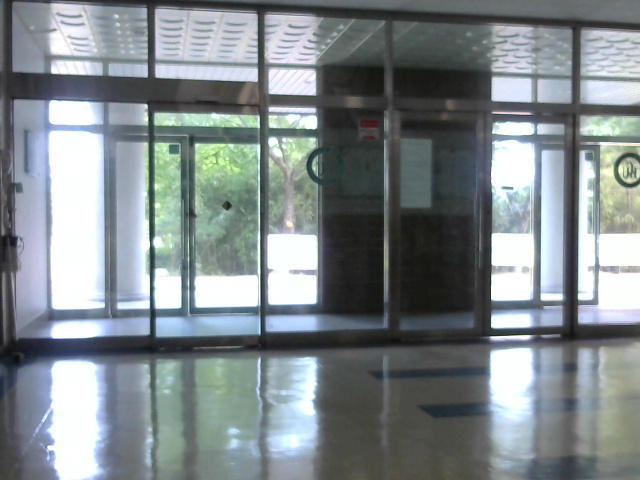
//> input picture whereAmI/OH/idx3_camera3.jpg, 640 x 480 px
$ ./slant_correction   (built with g++ and OpenCV 4)
//> lines starting //> are read from the running program, lines starting //| are printed output that depends on the picture; after the words box and inside, x2 and y2 are one past the last pixel; in counts of white or black regions, pixels touching at a corner belong together
#include <opencv.hpp>
#include <opencv2\opencv.hpp>

using namespace cv;
using namespace std;

void hough_transform(Mat& im, Mat& orig, double* skew);
Mat preprocess1(Mat& im);
Mat preprocess2(Mat& im);
Mat rot(Mat& im, double thetaRad);

/*
void hough_transform(Mat& im, Mat& orig, double* skew)
{
	double max_r = sqrt(pow(.5*im.cols, 2) + pow(.5*im.rows, 2));
	int angleBins = 180;
	Mat acc = Mat::zeros(Size(2 * max_r, angleBins), CV_32SC1);
	int cenx = im.cols / 2;
	int ceny = im.rows / 2;
	for (int x = 1; x<im.cols - 1; x++)
	{
		for (int y = 1; y<im.rows - 1; y++)
		{
			if (im.at<uchar>(y, x) == 255)		// edge 검출
			{
				for (int t = 0; t<angleBins; t++)
				{
					double r = (x - cenx)*cos((double)t / angleBins*CV_PI) + (y - ceny)*sin((double)t / angleBins*CV_PI);
					r += max_r;
					acc.at<int>(t, int(r))++;
				}
			}
		}
	}
	Mat thresh;
	normalize(acc, acc, 255, 0, NORM_MINMAX);
	convertScaleAbs(acc, acc);
	/*debug
	Mat cmap;
	applyColorMap(acc,cmap,COLORMAP_JET);
	imshow("cmap",cmap);
	imshow("acc",acc);
	/* 원래 코드
	Point maxLoc;
	minMaxLoc(acc, 0, 0, 0, &maxLoc);	// 가장 뚜렷한 직선값

	Point maxLoc, minLoc;
	minMaxLoc(acc, 0, 0, &minLoc, &maxLoc);	// 가장 뚜렷한 직선값

	cout << "minLoc(x, y) : " << minLoc.x << ", " << minLoc.y << endl;
	cout << "maxLoc(x, y) : " << maxLoc.x << ", " << maxLoc.y << endl;
	double theta = (double)maxLoc.y / angleBins*CV_PI;	// 영상 센터 좌표의 y축을 기준으로 한 각도
	cout << "theta : " << theta << endl;
	//double rho = maxLoc.x - max_r;		// 원점~영상 센터 좌표까지의 거리
	double rho = -maxLoc.x + max_r;		// 원점~영상 센터 좌표까지의 거리

	cout << "rho : " << rho << endl;
	printf("abs(sin(theta)) : %f\n", abs(sin(theta)));
	printf("abs(cos(theta)) : %f\n", abs(cos(theta)));

	cout << "abs(sin(theta)) : " << abs(sin(theta)) << endl;
	cout << "abs(cos(theta)) : " << abs(cos(theta)) << endl;

	if (abs(sin(theta))<0.000001)//check vertical    <0.000001
	{
		cout << "detecting vertical" << endl;
		cout << abs(sin(theta)) << endl;
		cout << abs(cos(theta)) << endl;
		//when vertical, line equation becomes
		//x = rho
		double m = -cos(theta) / sin(theta);
		double b = rho / sin(theta) + im.rows / 2. - m*im.cols / 2.;
		Point2d p1 = Point2d(rho + im.cols / 2, 0);
		Point2d p2 = Point2d(rho + im.cols / 2, im.rows);
		line(orig, p1, p2, Scalar(0, 0, 255), 1);
		double skewangle;
		skewangle = p1.x - p2.x>0 ? (atan2(p1.y - p2.y, p1.x - p2.x)*180. / CV_PI) : (atan2(p2.y - p1.y, p2.x - p1.x)*180. / CV_PI);
		*skew = skewangle;
		cout << "skew angle " << skewangle << endl;
		/*
		double m = -cos(theta) / sin(theta);
		Point2d p1 = Point2d(rho + im.cols / 2, 0);
		Point2d p2 = Point2d(rho + im.cols / 2, im.rows);
		line(orig, p1, p2, Scalar(0, 0, 255), 1);
		*skew = 90;
		cout << "skew angle " << " 90" << endl;

	}
	else if (rho * theta > 0){	// 수직 (y축)에 가까운 선 검출
		//convert normal form back to slope intercept form
		//y = mx + b
		double m = sin(theta) / cos(theta);	// 세로선
		double b = rho / sin(theta) + im.rows / 2. - m*im.cols / 2.;
		Point2d p1 = Point2d(0, b);
		Point2d p2 = Point2d(im.cols, im.cols*m + b);
		line(orig, p1, p2, Scalar(0, 0, 255), 1);
		double skewangle;
		skewangle = p1.x - p2.x>0 ? -(atan2(p1.x - p2.x, p1.y - p2.y)*180. / CV_PI) : -(atan2(p1.x - p2.x, p1.y - p2.y)*180. / CV_PI);	// 세로선
		*skew = skewangle;
		cout << "skew angle " << skewangle << endl;
	}
	else // 수평 (x축)에 가까운 선 검출
	{
		cout << "detecting horizontal" << endl;
		cout << abs(sin(theta)) << endl;
		cout << abs(cos(theta)) << endl;
		//convert normal form back to slope intercept form
		//y = mx + b
		double m = -cos(theta) / sin(theta);	// 가로선
		double b = rho / sin(theta) + im.rows / 2. - m*im.cols / 2.;
		Point2d p1 = Point2d(0, b);
		Point2d p2 = Point2d(im.cols, im.cols*m + b);
		line(orig, p1, p2, Scalar(0, 0, 255), 1);
		double skewangle;
		skewangle = p1.x - p2.x>0 ? (atan2(p1.y - p2.y, p1.x - p2.x)*180. / CV_PI) : (atan2(p2.y - p1.y, p2.x - p1.x)*180. / CV_PI);
		//skewangle = p1.x - p2.x>0 ? -(atan2(p1.x - p2.x, p1.y - p2.y)*180. / CV_PI) : -(atan2(p1.x - p2.x, p1.y - p2.y)*180. / CV_PI);	// 세로선
		*skew = skewangle;
		cout << "skew angle " << skewangle << endl;
	}

	if (*skew >= 10)
	{
		*skew = 0;
	}
	imshow("orig", orig);
}
*/

void hough_transform(Mat& im, Mat& orig, double* skew)
{
	double max_r = sqrt(pow(.5*im.cols, 2) + pow(.5*im.rows, 2));
	int angleBins = 180;
	Mat acc = Mat::zeros(Size(2 * max_r, angleBins), CV_32SC1);
	int cenx = im.cols / 2;
	int ceny = im.rows / 2;
	for (int x = 1; x<im.cols - 1; x++)
	{
		for (int y = 1; y<im.rows - 1; y++)
		{
			if (im.at<uchar>(y, x) == 255)		// edge 검출
			{
				for (int t = 0; t<angleBins; t++)
				{
					double r = (x - cenx)*cos((double)t / angleBins*CV_PI) + (y - ceny)*sin((double)t / angleBins*CV_PI);
					r += max_r;
					acc.at<int>(t, int(r))++;
				}
			}
		}
	}
	Mat thresh;
	normalize(acc, acc, 255, 0, NORM_MINMAX);
	convertScaleAbs(acc, acc);
	// [9 lines of commented-out code are left out]
	Point maxLoc, minLoc;
	minMaxLoc(acc, 0, 0, &minLoc, &maxLoc);	// 가장 뚜렷한 직선값

	cout << "minLoc(x, y) : " << minLoc.x << ", " << minLoc.y << endl;
	cout << "maxLoc(x, y) : " << maxLoc.x << ", " << maxLoc.y << endl;
	double theta = (double)maxLoc.y / angleBins*CV_PI;	// 영상 센터 좌표의 y축을 기준으로 한 각도
	cout << "theta : " << theta << endl;
	//double rho = maxLoc.x - max_r;		// 원점~영상 센터 좌표까지의 거리
	double rho = -maxLoc.x + max_r;		// 원점~영상 센터 좌표까지의 거리

	cout << "rho : " << rho << endl;
	printf("abs(sin(theta)) : %f\n", abs(sin(theta)));
	printf("abs(cos(theta)) : %f\n", abs(cos(theta)));

	cout << "abs(sin(theta)) : " << abs(sin(theta)) << endl;
	cout << "abs(cos(theta)) : " << abs(cos(theta)) << endl;

	if (abs(sin(theta))<0.000001)//check vertical    <0.000001
	{
		cout << "detecting vertical" << endl;
		cout << abs(sin(theta)) << endl;
		cout << abs(cos(theta)) << endl;
		//when vertical, line equation becomes
		//x = rho
		double m = -cos(theta) / sin(theta);
		double b = rho / sin(theta) + im.rows / 2. - m*im.cols / 2.;
		Point2d p1 = Point2d(rho + im.cols / 2, 0);
		Point2d p2 = Point2d(rho + im.cols / 2, im.rows);
		line(orig, p1, p2, Scalar(0, 0, 255), 1);
		double skewangle;
		skewangle = p1.x - p2.x>0 ? (atan2(p1.y - p2.y, p1.x - p2.x)*180. / CV_PI) : (atan2(p2.y - p1.y, p2.x - p1.x)*180. / CV_PI);
		*skew = skewangle;
		cout << "skew angle " << skewangle << endl;
		// [8 lines of commented-out code are left out]
	}
	else if (rho * theta > 0){	// 수직 (y축)에 가까운 선 검출
		//convert normal form back to slope intercept form
		//y = mx + b
		double m = sin(theta) / cos(theta);	// 세로선
		double b = rho / sin(theta) + im.rows / 2. - m*im.cols / 2.;
		Point2d p1 = Point2d(0, b);
		Point2d p2 = Point2d(im.cols, im.cols*m + b);
		line(orig, p1, p2, Scalar(0, 0, 255), 1);
		double skewangle;
		skewangle = p1.x - p2.x>0 ? -(atan2(p1.x - p2.x, p1.y - p2.y)*180. / CV_PI) : -(atan2(p1.x - p2.x, p1.y - p2.y)*180. / CV_PI);	// 세로선
		*skew = skewangle;
		cout << "skew angle " << skewangle << endl;
	}
	else // 수평 (x축)에 가까운 선 검출
	{
		cout << "detecting horizontal" << endl;
		cout << abs(sin(theta)) << endl;
		cout << abs(cos(theta)) << endl;
		//convert normal form back to slope intercept form
		//y = mx + b
		double m = -cos(theta) / sin(theta);	// 가로선
		double b = rho / sin(theta) + im.rows / 2. - m*im.cols / 2.;
		Point2d p1 = Point2d(0, b);
		Point2d p2 = Point2d(im.cols, im.cols*m + b);
		line(orig, p1, p2, Scalar(0, 0, 255), 1);
		double skewangle;
		skewangle = p1.x - p2.x>0 ? (atan2(p1.y - p2.y, p1.x - p2.x)*180. / CV_PI) : (atan2(p2.y - p1.y, p2.x - p1.x)*180. / CV_PI);
		//skewangle = p1.x - p2.x>0 ? -(atan2(p1.x - p2.x, p1.y - p2.y)*180. / CV_PI) : -(atan2(p1.x - p2.x, p1.y - p2.y)*180. / CV_PI);	// 세로선
		*skew = skewangle + 1.0f;
		cout << "skew angle " << *skew << endl;
	}

	if (*skew >= 90 && *skew < 180)
	{
		//convert normal form back to slope intercept form
		//y = mx + b
		double m = sin(theta) / cos(theta);	// 세로선
		double b = rho / sin(theta) + im.rows / 2. - m*im.cols / 2.;
		Point2d p1 = Point2d(0, b);
		Point2d p2 = Point2d(im.cols, im.cols*m + b);
		line(orig, p1, p2, Scalar(0, 0, 255), 1);
		double skewangle;
		//skewangle = p1.x - p2.x>0 ? -(atan2(p1.x - p2.x, p1.y - p2.y)*180. / CV_PI) : -(atan2(p1.x - p2.x, p1.y - p2.y)*180. / CV_PI);	// 세로선
		skewangle = *skew - 90.0f;

		*skew = skewangle;
		cout << "skew angle " << skewangle << endl;
	}
	else if (*skew >= 180)
	{
		*skew = 0;
	}
	imshow("orig", orig);
}

// [24 lines left out: function preprocess1, not called in this run]

Mat preprocess2(Mat& im)
{
	// 1) assume white on black and does local thresholding
	// 2) only allow voting top is white and buttom is black(buttom text line)
	Mat thresh;
	//thresh=255-im;
	thresh = im.clone();
	adaptiveThreshold(thresh, thresh, 255, CV_ADAPTIVE_THRESH_GAUSSIAN_C, THRESH_BINARY, 15, -2);
	Mat ret = Mat::zeros(im.size(), CV_8UC1);
	for (int x = 1; x<thresh.cols - 1; x++)
	{
		for (int y = 1; y<thresh.rows - 1; y++)
		{
			bool toprowblack = thresh.at<uchar>(y - 1, x) == 0 || thresh.at<uchar>(y - 1, x - 1) == 0 || thresh.at<uchar>(y - 1, x + 1) == 0;
			bool belowrowblack = thresh.at<uchar>(y + 1, x) == 0 || thresh.at<uchar>(y + 1, x - 1) == 0 || thresh.at<uchar>(y + 1, x + 1) == 0;

			uchar pix = thresh.at<uchar>(y, x);
			if ((!toprowblack && pix == 255 && belowrowblack))
			{
				ret.at<uchar>(y, x) = 255;
			}
		}
	}
	return ret;
}
Mat rot(Mat& im, double thetaRad)
{
	cv::Mat rotated;
	double rskew = thetaRad* CV_PI / 180;
	double nw = abs(sin(thetaRad))*im.rows + abs(cos(thetaRad))*im.cols;
	double nh = abs(cos(thetaRad))*im.rows + abs(sin(thetaRad))*im.cols;
	cv::Mat rot_mat = cv::getRotationMatrix2D(Point2d(nw*.5, nh*.5), thetaRad * 180 / CV_PI, 1);
	Mat pos = Mat::zeros(Size(1, 3), CV_64FC1);
	pos.at<double>(0) = (nw - im.cols)*.5;
	pos.at<double>(1) = (nh - im.rows)*.5;
	Mat res = rot_mat*pos;
	rot_mat.at<double>(0, 2) += res.at<double>(0);
	rot_mat.at<double>(1, 2) += res.at<double>(1);
	cv::warpAffine(im, rotated, rot_mat, Size(nw, nh), cv::INTER_LANCZOS4);
	return rotated;
}

int main(int argc, char** argv)
{
	string src = "OH\\idx3_camera3.jpg";
	Mat im = imread(src);
//> im is the input picture: 480 rows x 640 cols, CV_8UC3; mean B, G, R 139.6, 136.6, 128.4
	Mat gray;
	cvtColor(im, gray, CV_BGR2GRAY);
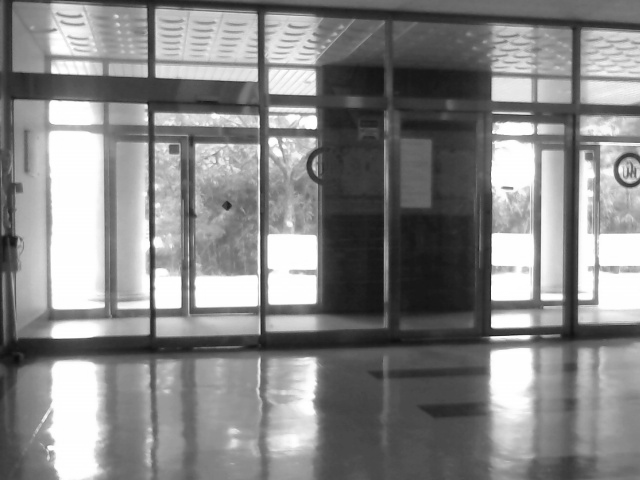
//> gray: 480 rows x 640 cols, CV_8UC1; min 12, max 255, mean 134.5

	Mat preprocessed = preprocess2(gray);
//> in preprocess2, `adaptiveThreshold(thresh, thresh, 255, CV_ADAPTIVE_THRESH_GAUSSIAN_C, ..`:
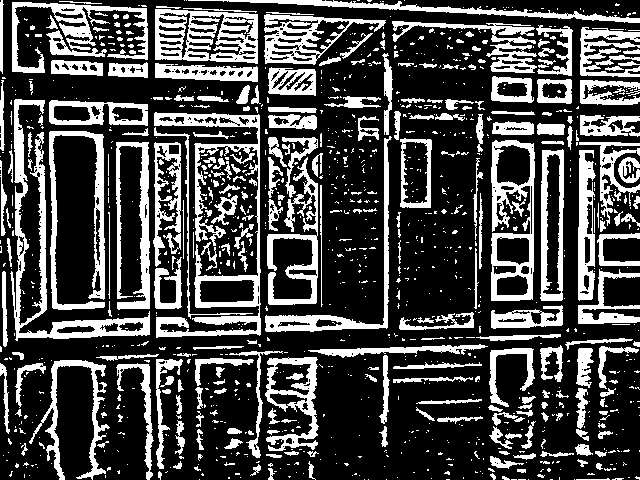
//> thresh: 480 rows x 640 cols, CV_8UC1; 28.2% white; 1153 white regions (879 under 20 px), largest, box (x1, y1, x2, y2) and area: (154, 112, 261, 338) 5018, (10, 99, 150, 341) 4459, (155, 9, 258, 64) 3243
//> after the loop in preprocess2, `for (int x = 1; x<thresh.cols - 1; x++)`:
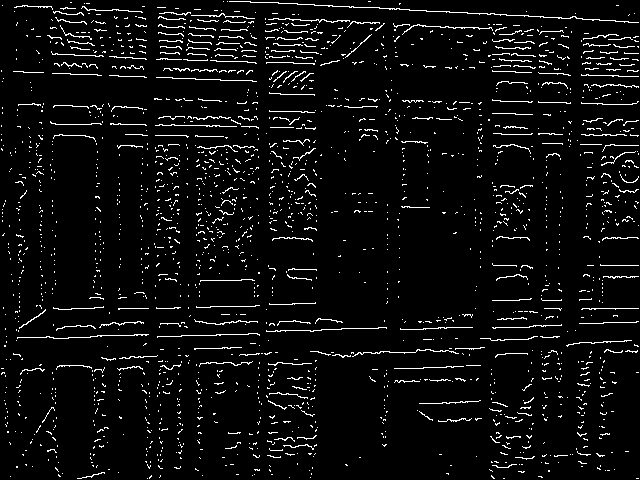
//> ret: 480 rows x 640 cols, CV_8UC1; 5.1% white in thin lines or dots
	imshow("preprocessed2", preprocessed);
	double skew;
	hough_transform(preprocessed, im, &skew);
//> after the loop in hough_transform, `for (int x = 1; x<im.cols - 1; x++)`:
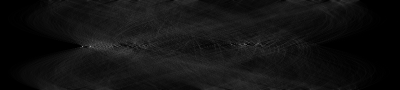
//> acc: 180 rows x 800 cols, CV_32SC1 (shown at 1/2 size); min 0, max 274, mean 19.7; drawn with min black and max white
//> in hough_transform, `minMaxLoc(acc, 0, 0, &minLoc, &maxLoc);`: minLoc = Point(0, 0); maxLoc = Point(165, 93)
//| minLoc(x, y) : 0, 0
//| maxLoc(x, y) : 165, 93
//> in hough_transform, `double theta = (double)maxLoc.y / angleBins*CV_PI;`: theta = 1.62
//| theta : 1.62316
//> in hough_transform, `double rho = -maxLoc.x + max_r;`: rho = 235
//| rho : 235
//| abs(sin(theta)) : 0.998630
//| abs(cos(theta)) : 0.052336
//| abs(sin(theta)) : 0.99863
//| abs(cos(theta)) : 0.052336
//> in hough_transform, `double m = sin(theta) / cos(theta);`: m = -19.08
//> in hough_transform, `double b = rho / sin(theta) + im.rows / 2. - m*im.cols / 2.;`: b = 6581.3
//> in hough_transform, `Point2d p1 = Point2d(0, b);`: p1 = Point(0, 6581.3)
//> in hough_transform, `Point2d p2 = Point2d(im.cols, im.cols*m + b);`: p2 = Point(640, -5630.6)
//> in hough_transform, `line(orig, p1, p2, Scalar(0, 0, 255), 1);`:
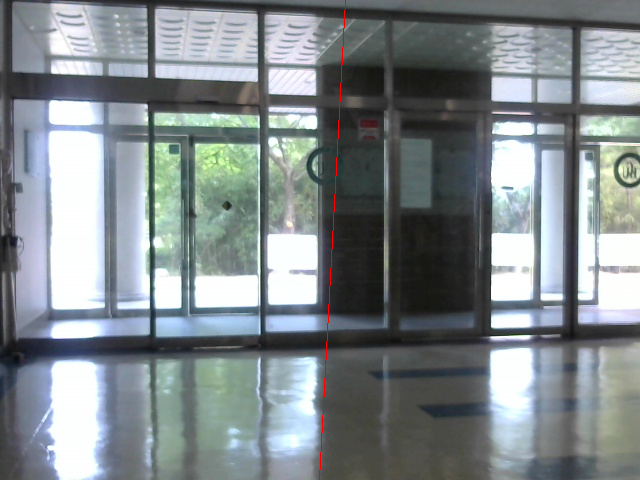
//> orig: 480 rows x 640 cols, CV_8UC3; 0.16% of pixels changed, all inside (x1, y1, x2, y2) = (319, 0, 346, 480)
//> in hough_transform, `skewangle = p1.x - p2.x>0 ? -(atan2(p1.x - p2.x, p1.y - p2.y)*180. / C..`: skewangle = 3
//| skew angle 3
//> skew = 3
	Mat rotated = rot(im, skew* CV_PI / 180);
//> in rot, `cv::warpAffine(im, rotated, rot_mat, Size(nw, nh), cv::INTER_LANCZOS4);`:
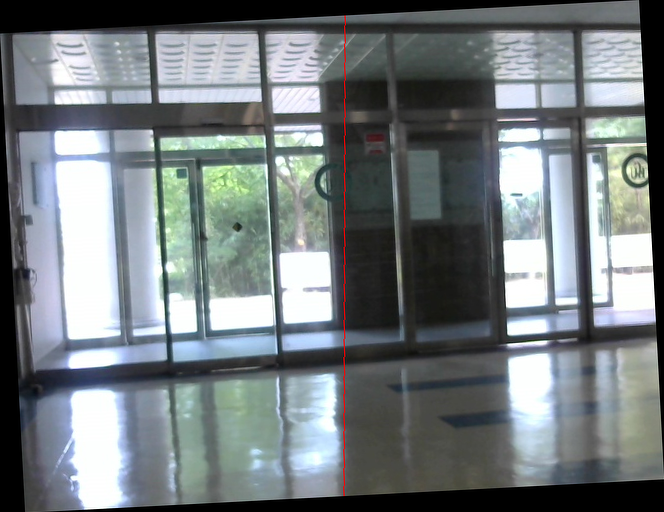
//> rotated: 512 rows x 664 cols, CV_8UC3; mean B, G, R 126, 123.4, 116.3
	imshow("corrected", rotated);

	waitKey(0);
	return 0;
}

$ run again, with whereAmI/OH/idx0_camera3.jpg copied over whereAmI/OH/idx3_camera3.jpg
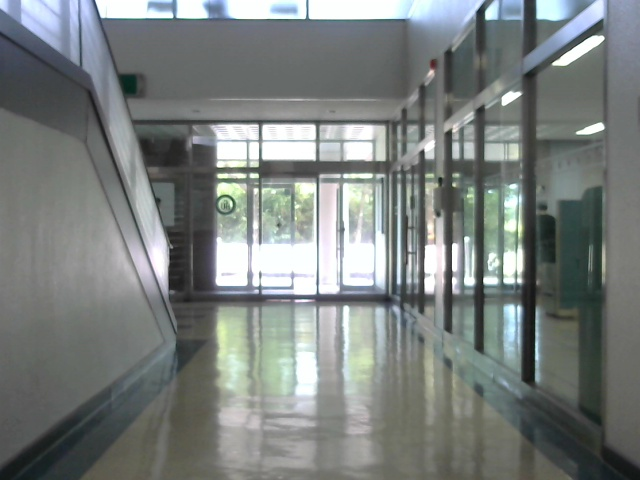
//> input picture whereAmI/OH/idx0_camera3.jpg, 640 x 480 px
//> im is the input picture: 480 rows x 640 cols, CV_8UC3; mean B, G, R 126.3, 127.9, 122.2
//> in preprocess2, `adaptiveThreshold(thresh, thresh, 255, CV_ADAPTIVE_THRESH_GAUSSIAN_C, ..`:
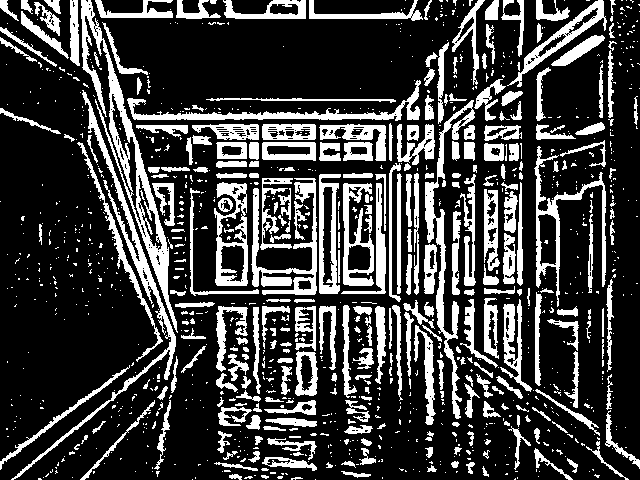
//> thresh: 480 rows x 640 cols, CV_8UC1; 24.3% white; 1129 white regions (831 under 20 px), largest, box (x1, y1, x2, y2) and area: (81, 0, 178, 333) 4362, (11, 90, 176, 480) 2848, (425, 100, 475, 419) 2515
//> after the loop in hough_transform, `for (int x = 1; x<im.cols - 1; x++)`:
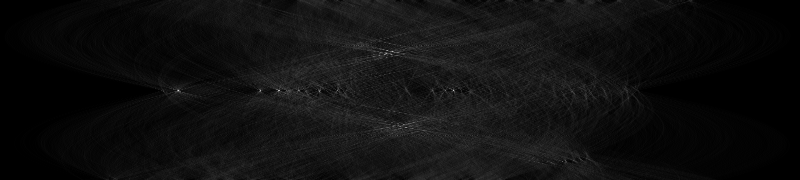
//> acc: 180 rows x 800 cols, CV_32SC1; min 0, max 217, mean 15.3
//> minLoc = Point(0, 0); maxLoc = Point(178, 90)
//| minLoc(x, y) : 0, 0
//| maxLoc(x, y) : 178, 90
//> theta = 1.57
//| theta : 1.5708
//> rho = 222
//| rho : 222
//| abs(sin(theta)) : 1.000000
//| abs(cos(theta)) : 0.000000
//| abs(sin(theta)) : 1
//| abs(cos(theta)) : 6.12323e-17
//> m = 1.63e+16
//> b = -5.23e+18
//> p1 = Point(0, -5.23e+18)
//> p2 = Point(640, 5.23e+18)
//> skewangle = 180
//| skew angle 180
//> skew = 0
//> nw = 640
//> nh = 480
//> rot_mat = [[1, 0, 0], [0, 1, 0]]
//> res = [0, 0]

$ run again, with whereAmI/OH/idx10_camera1.jpg copied over whereAmI/OH/idx3_camera3.jpg
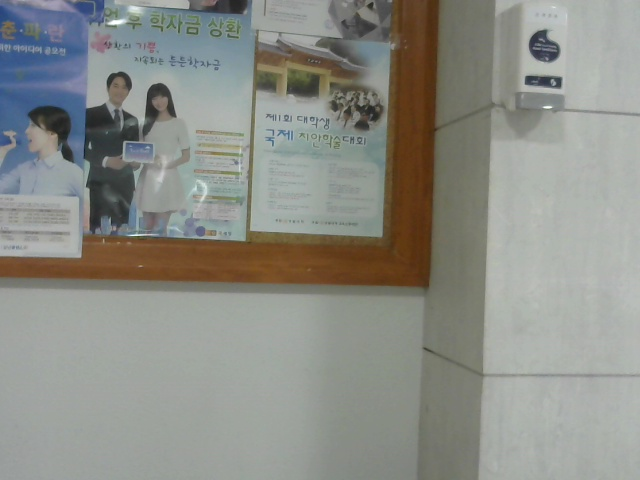
//> input picture whereAmI/OH/idx10_camera1.jpg, 640 x 480 px
//> im is the input picture: 480 rows x 640 cols, CV_8UC3; mean B, G, R 135.1, 141.5, 139.8
//> thresh: 480 rows x 640 cols, CV_8UC1; 14.6% white; 1250 white regions (1097 under 20 px), largest, box (x1, y1, x2, y2) and area: (32, 0, 257, 241) 8914, (250, 24, 400, 238) 6304, (0, 194, 83, 258) 2176
//> after the loop in hough_transform, `for (int x = 1; x<im.cols - 1; x++)`:
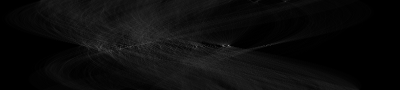
//> acc: 180 rows x 800 cols, CV_32SC1 (shown at 1/2 size); min 0, max 243, mean 11.8
//> minLoc = Point(0, 0); maxLoc = Point(457, 91)
//| minLoc(x, y) : 0, 0
//| maxLoc(x, y) : 457, 91
//> theta = 1.59
//| theta : 1.58825
//> rho = -57
//| rho : -57
//| abs(sin(theta)) : 0.999848
//| abs(cos(theta)) : 0.017452
//| abs(sin(theta)) : 0.999848
//| abs(cos(theta)) : 0.0174524
//| 0.999848
//| 0.0174524
//> m = 0.0175
//> b = 177.4
//> p1 = Point(0, 177.4)
//> p2 = Point(640, 188.6)
//> orig: 480 rows x 640 cols, CV_8UC3; 0.21% of pixels changed, all inside (x1, y1, x2, y2) = (0, 177, 640, 190)
//> skewangle = 1
//| skew angle 2
//> skew = 2
//> in rot, `cv::warpAffine(im, rotated, rot_mat, Size(nw, nh), cv::INTER_LANCZOS4);`:
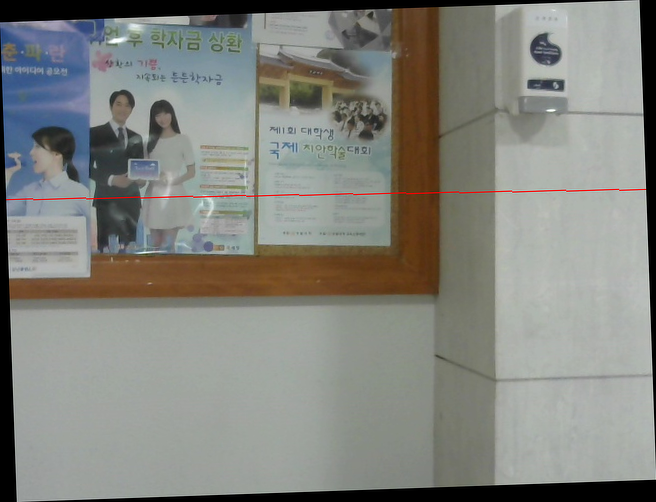
//> rotated: 502 rows x 656 cols, CV_8UC3; mean B, G, R 125.8, 131.8, 130.7
